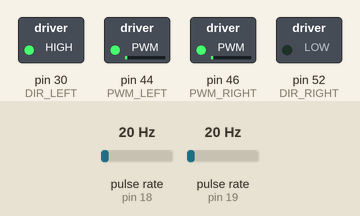
The sketch below on a simulated Arduino Mega 2560, built with avr-gcc and run on an emulated ATmega2560. Shown: switched loads named in the sketch (green lamp = pin HIGH). Wiring (inferred from the names in the program): 2 × pulse sensor: data pin 18 / data pin 19. The test bench sets the inputs (shaded band); at power-on: pulse rate (sensors on pin 18, pin 19) 20 Hz. What the sketch prints to the serial monitor is not drawn.

Above: at 0.25 s.
Timing chart, 0 to 3.7 s (numbered marks = the images above):
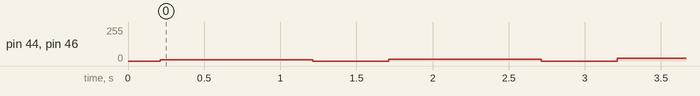

The sketch:

TEST_MINIMAL_MOTORES.ino
```cpp
/**
 * TEST_PWM_SWEEP — Barrido de PWM para calibrar umbral óptimo
 * Driver: ZS-X11H  |  Board: Arduino Mega 2560
 * Pines idénticos a MOTOR-INTERFACE-V14
 *
 * Prueba PWM 10..80 paso 5, ventana 1s por nivel.
 * Al final imprime tabla completa L/R pulsos por PWM.
 * Serial 115200
 */

// ── PINES MOTOR IZQUIERDO ──────────────────────────────────────────────────
#define PWM_LEFT    44
#define DIR_LEFT    30
#define BRAKE_LEFT  28
#define STOP_LEFT   26

// ── PINES MOTOR DERECHO ────────────────────────────────────────────────────
#define PWM_RIGHT   46
#define DIR_RIGHT   52
#define BRAKE_RIGHT 50
#define STOP_RIGHT  48

// ── HALL SENSORS (monitoreo pasivo) ──────────────────────────────────────
#define HALL_LEFT_PIN  19   // INT4
#define HALL_RIGHT_PIN 18   // INT5

volatile uint32_t hallL = 0;
volatile uint32_t hallR = 0;

void isrL() { hallL++; }
void isrR() { hallR++; }

// ── SETUP ──────────────────────────────────────────────────────────────────
void setup() {
  Serial.begin(115200);
  Serial.println(F("=== TEST MINIMAL MOTORES ==="));
  Serial.println(F("Driver ZS-X11H | Mega 2560"));
  Serial.println(F("Pines L: PWM=44 DIR=30 BRAKE=28 STOP=26"));
  Serial.println(F("Pines R: PWM=46 DIR=52 BRAKE=50 STOP=48"));

  // ── Configurar pines de motor ──────────────────────────────────────────
  pinMode(PWM_LEFT,    OUTPUT);
  pinMode(DIR_LEFT,    OUTPUT);
  pinMode(PWM_RIGHT,   OUTPUT);
  pinMode(DIR_RIGHT,   OUTPUT);

  // ── Estado seguro inicial: DISABLE + BRAKE ─────────────────────────────
  analogWrite(PWM_LEFT,  0);
  analogWrite(PWM_RIGHT, 0);

  // STOP LOW (OUTPUT) = motor deshabilitado
  pinMode(STOP_LEFT,  OUTPUT);  digitalWrite(STOP_LEFT,  LOW);
  pinMode(STOP_RIGHT, OUTPUT);  digitalWrite(STOP_RIGHT, LOW);

  // BRAKE HIGH (OUTPUT) = freno activado
  pinMode(BRAKE_LEFT,  OUTPUT);  digitalWrite(BRAKE_LEFT,  HIGH);
  pinMode(BRAKE_RIGHT, OUTPUT);  digitalWrite(BRAKE_RIGHT, HIGH);

  delay(200);

  // ── Hall sensors ───────────────────────────────────────────────────────
  pinMode(HALL_LEFT_PIN,  INPUT_PULLUP);
  pinMode(HALL_RIGHT_PIN, INPUT_PULLUP);
  attachInterrupt(digitalPinToInterrupt(HALL_LEFT_PIN),  isrL, RISING);
  attachInterrupt(digitalPinToInterrupt(HALL_RIGHT_PIN), isrR, RISING);

  // ── HABILITAR MOTORES ──────────────────────────────────────────────────
  // 1. Liberar freno: BRAKE = INPUT (float) = freno desactivado
  pinMode(BRAKE_LEFT,  INPUT);
  pinMode(BRAKE_RIGHT, INPUT);

  // 2. Habilitar: STOP = INPUT (float) = motor habilitado
  pinMode(STOP_LEFT,  INPUT);
  pinMode(STOP_RIGHT, INPUT);

  // 3. Dirección FWD
  //    Izquierdo: DIR HIGH = adelante
  //    Derecho:   DIR LOW  = adelante (electricamente invertido, verificado)
  digitalWrite(DIR_LEFT,  HIGH);
  digitalWrite(DIR_RIGHT, LOW);

  Serial.println(F("Motores habilitados. Iniciando barrido PWM..."));
  Serial.println(F("Ventana 1s por nivel, pausa 500ms entre niveles."));
  Serial.println(F("----------------------------------------"));
}

// ── Tabla de resultados (PWM 10..80 paso 5 = 15 filas) ────────────────────
#define N_STEPS 15
static uint8_t  tbl_pwm[N_STEPS];
static uint32_t tbl_L[N_STEPS];
static uint32_t tbl_R[N_STEPS];

// ── LOOP ───────────────────────────────────────────────────────────────────
void loop() {
  int idx = 0;
  for (int pwm = 10; pwm <= 80; pwm += 5) {

    // Reset contadores
    noInterrupts(); hallL = 0; hallR = 0; interrupts();

    // Arrancar ambos motores
    analogWrite(PWM_LEFT,  pwm);
    analogWrite(PWM_RIGHT, pwm);

    // Ventana de medición: 1000 ms
    delay(1000);

    // Leer contadores
    noInterrupts();
    uint32_t l = hallL;
    uint32_t r = hallR;
    interrupts();

    // Parar
    analogWrite(PWM_LEFT,  0);
    analogWrite(PWM_RIGHT, 0);

    // Guardar
    tbl_pwm[idx] = pwm;
    tbl_L[idx]   = l;
    tbl_R[idx]   = r;
    idx++;

    // Log en tiempo real
    Serial.print(F("PWM=")); Serial.print(pwm);
    Serial.print(F("  L=")); Serial.print(l);
    Serial.print(F("  R=")); Serial.println(r);

    // Pausa entre niveles
    delay(500);
  }

  // ── TABLA FINAL ───────────────────────────────────────────────────────
  Serial.println();
  Serial.println(F("========================================"));
  Serial.println(F(" TABLA RESULTADOS BARRIDO PWM"));
  Serial.println(F("========================================"));
  Serial.println(F(" PWM | L puls | R puls | L rpm* | R rpm*"));
  Serial.println(F("-----|--------|--------|--------|-------"));

  // *rpm estimados: pulsos en 1s / PPR * 60   (PPR=45)
  for (int i = 0; i < N_STEPS; i++) {
    uint8_t  p  = tbl_pwm[i];
    uint32_t l  = tbl_L[i];
    uint32_t r  = tbl_R[i];
    float    lrpm = (float)l / 45.0f * 60.0f;
    float    rrpm = (float)r / 45.0f * 60.0f;

    // Formato alineado
    char buf[50];
    snprintf(buf, sizeof(buf),
      "  %3d |  %5lu  |  %5lu  | %6.1f | %5.1f",
      (int)p, (unsigned long)l, (unsigned long)r, lrpm, rrpm);
    Serial.println(buf);
  }

  Serial.println(F("========================================"));
  Serial.println(F("FIN — reinicia el Arduino para repetir."));
  while (true) {}
}
```
